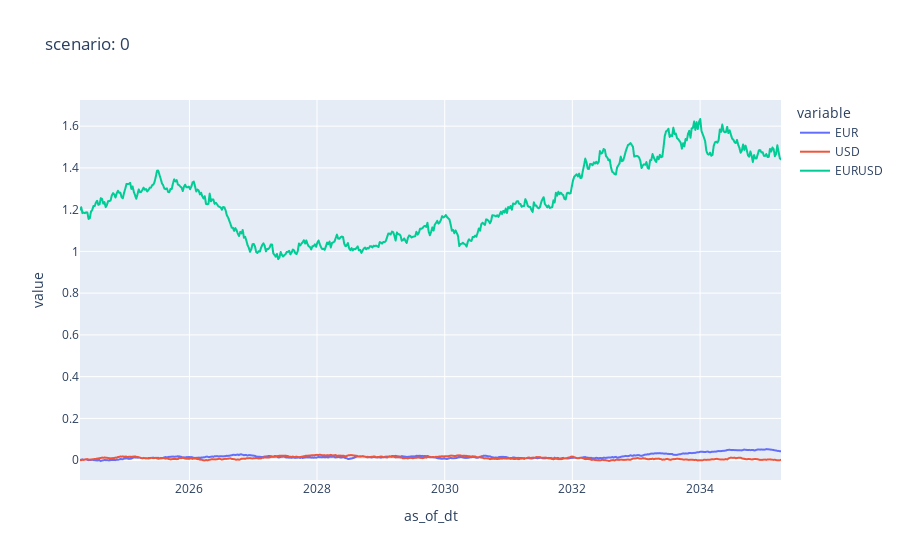
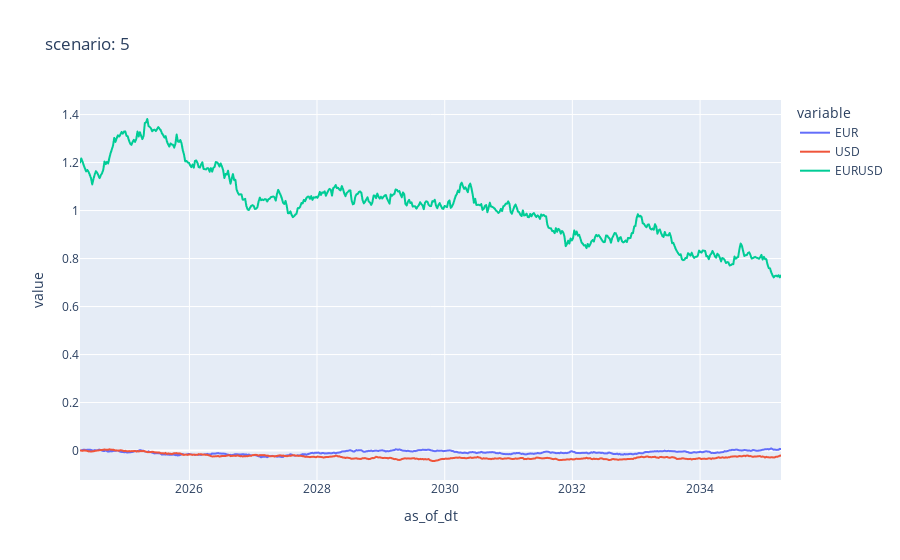

Notebook code for these charts, in order:
### Markdown cell above
Scenario view

### Code cell
# show the risk factor simulation for a given scenario
plot_cube_scenarios(risk_factor_cube_df, [0, 5])

### Figure 1 — Plotly figure (JSON) as saved in the notebook; plotly's stock layout.template omitted (floating-point values rounded to 4 significant figures; data arrays with more than 128 entries replaced by an {"elided": "..."} marker saying what was removed)
{"data": [{"hovertemplate": "variable=EUR<br>as_of_dt=%{x}<br>value=%{y}<extra></extra>", "legendgroup": "EUR", "line": {"color": "#636efa", "dash": "solid"}, "marker": {"symbol": "circle"}, "mode": "lines", "name": "EUR", "showlegend": true, "type": "scattergl", "x": {"elided": "574 str values"}, "xaxis": "x", "y": {"elided": "574 float values"}, "yaxis": "y"}, {"hovertemplate": "variable=USD<br>as_of_dt=%{x}<br>value=%{y}<extra></extra>", "legendgroup": "USD", "line": {"color": "#EF553B", "dash": "solid"}, "marker": {"symbol": "circle"}, "mode": "lines", "name": "USD", "showlegend": true, "type": "scattergl", "x": {"elided": "574 str values"}, "xaxis": "x", "y": {"elided": "574 float values"}, "yaxis": "y"}, {"hovertemplate": "variable=EURUSD<br>as_of_dt=%{x}<br>value=%{y}<extra></extra>", "legendgroup": "EURUSD", "line": {"color": "#00cc96", "dash": "solid"}, "marker": {"symbol": "circle"}, "mode": "lines", "name": "EURUSD", "showlegend": true, "type": "scattergl", "x": {"elided": "574 str values"}, "xaxis": "x", "y": {"elided": "574 float values"}, "yaxis": "y"}], "layout": {"legend": {"title": {"text": "variable"}, "tracegroupgap": 0}, "title": {"text": "scenario: 0"}, "xaxis": {"anchor": "y", "domain": [0, 1], "title": {"text": "as_of_dt"}}, "yaxis": {"anchor": "x", "domain": [0, 1], "title": {"text": "value"}}}}

### Figure 2 — Plotly figure (JSON) as saved in the notebook; plotly's stock layout.template omitted (floating-point values rounded to 4 significant figures; data arrays with more than 128 entries replaced by an {"elided": "..."} marker saying what was removed)
{"data": [{"hovertemplate": "variable=EUR<br>as_of_dt=%{x}<br>value=%{y}<extra></extra>", "legendgroup": "EUR", "line": {"color": "#636efa", "dash": "solid"}, "marker": {"symbol": "circle"}, "mode": "lines", "name": "EUR", "showlegend": true, "type": "scattergl", "x": {"elided": "574 str values"}, "xaxis": "x", "y": {"elided": "574 float values"}, "yaxis": "y"}, {"hovertemplate": "variable=USD<br>as_of_dt=%{x}<br>value=%{y}<extra></extra>", "legendgroup": "USD", "line": {"color": "#EF553B", "dash": "solid"}, "marker": {"symbol": "circle"}, "mode": "lines", "name": "USD", "showlegend": true, "type": "scattergl", "x": {"elided": "574 str values"}, "xaxis": "x", "y": {"elided": "574 float values"}, "yaxis": "y"}, {"hovertemplate": "variable=EURUSD<br>as_of_dt=%{x}<br>value=%{y}<extra></extra>", "legendgroup": "EURUSD", "line": {"color": "#00cc96", "dash": "solid"}, "marker": {"symbol": "circle"}, "mode": "lines", "name": "EURUSD", "showlegend": true, "type": "scattergl", "x": {"elided": "574 str values"}, "xaxis": "x", "y": {"elided": "574 float values"}, "yaxis": "y"}], "layout": {"legend": {"title": {"text": "variable"}, "tracegroupgap": 0}, "title": {"text": "scenario: 5"}, "xaxis": {"anchor": "y", "domain": [0, 1], "title": {"text": "as_of_dt"}}, "yaxis": {"anchor": "x", "domain": [0, 1], "title": {"text": "value"}}}}
